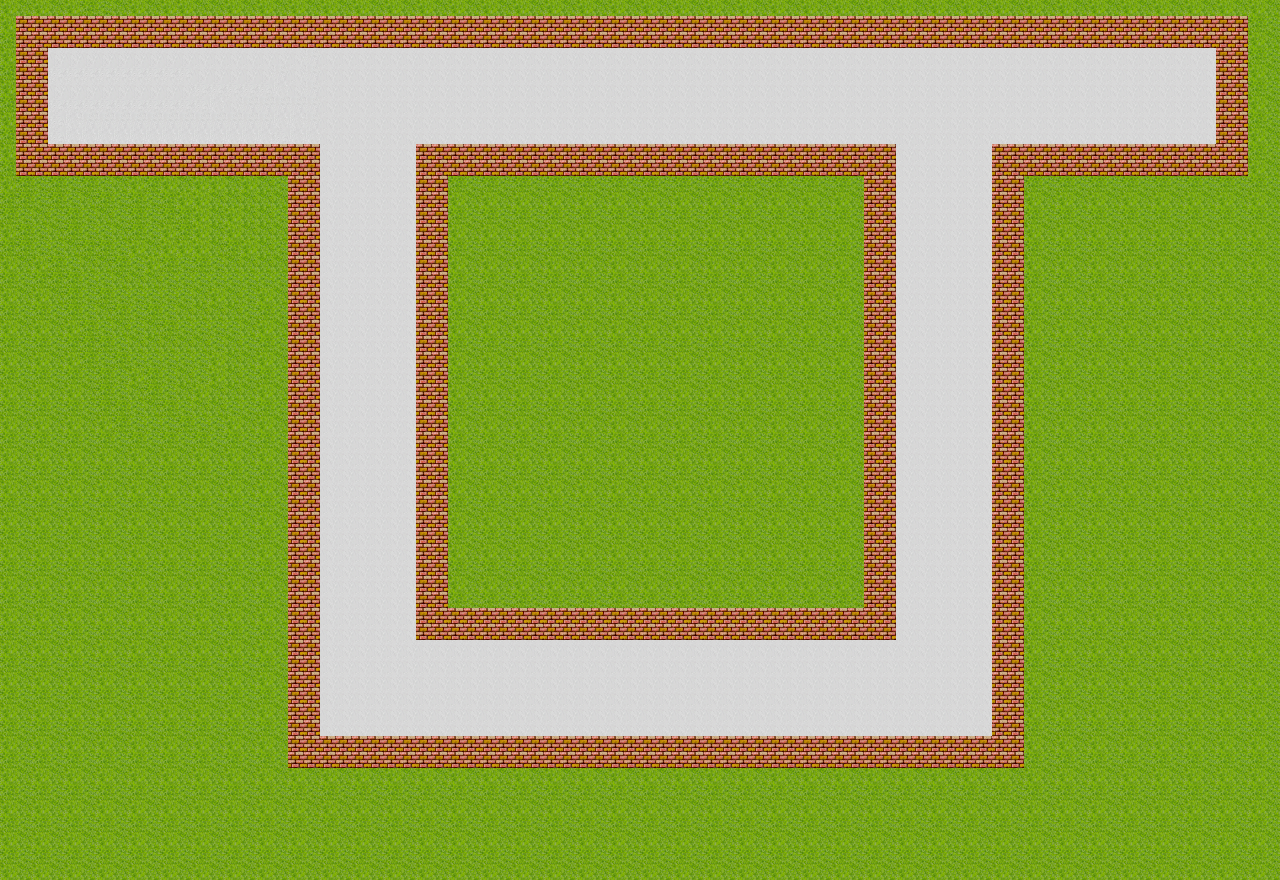

Tiled map render using the project's own tile images. Description and the map definition, with tile-layer contents summarised, below:
An orthogonal 80x55 tile map with 16x16 px tiles, 1 tile layer (grass), 2 tilesets.

<map version="1.0" orientation="orthogonal" renderorder="right-down" width="80" height="55" tilewidth="16" tileheight="16" nextobjectid="1">
 <tileset firstgid="1" name="tileset" tilewidth="16" tileheight="16" tilecount="1024" columns="32">
  <image source="PathAndObjects.png" width="512" height="512" />
 </tileset>
 <tileset firstgid="1025" name="tileset" tilewidth="16" tileheight="16" tilecount="960" columns="32">
  <image source="tilea4.png" width="512" height="480" />
  <tile id="557">
   <properties>
    <property name="blocked" type="bool" value="true" />
   </properties>
  </tile>
  <tile id="558">
   <properties>
    <property name="blocked" type="bool" value="true" />
   </properties>
  </tile>
  <tile id="589">
   <properties>
    <property name="blocked" type="bool" value="true" />
   </properties>
  </tile>
  <tile id="590">
   <properties>
    <property name="blocked" type="bool" value="true" />
   </properties>
  </tile>
 </tileset>
 <layer name="grass" width="80" height="55">
  <data>[4400 cells, 4400 non-empty, 9 distinct tile ids]</data>
 </layer>
</map>
